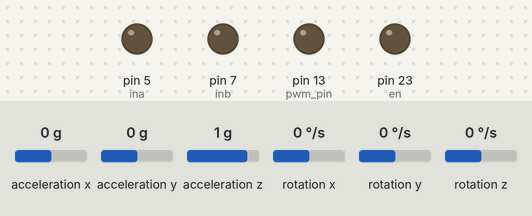
This sketch was run on a simulated Arduino Mega 2560, built with avr-gcc and run on an emulated ATmega2560. Shown: output pins drawn as LEDs (lit = HIGH). Inputs (shaded band) come from the test bench; at power-on: acceleration x 0 g, acceleration y 0 g, acceleration z 1 g, rotation x 0 °/s, rotation y 0 °/s, rotation z 0 °/s. What the sketch prints to the serial monitor is not drawn.

Above: at 0.1 s.
At 3.2 s:
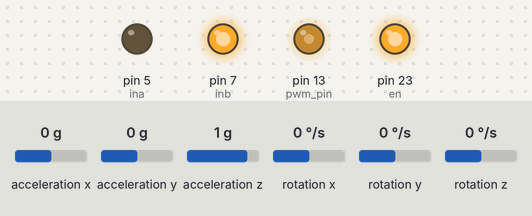
Timing chart, 0 to 4.7 s (numbered marks = the images above):
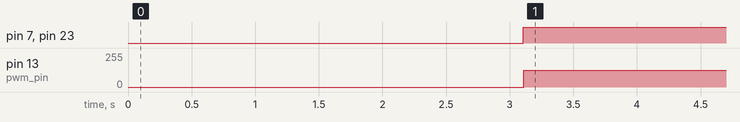

Measured:
- by itself, pin 7 (inb), pin 23 (en): LOW → HIGH at 3.1 s
- by itself, pin 13 (pwm_pin): 0/255 → 125/255 at 3.1 s

The sketch:

sketch_may09a.ino
```cpp
#include "MPU6050.h"                 // Подключение библиотеки MPU6050
#include "Wire.h"                    // Подключение библиотеки WireCdev
#include "GyverFilters.h"
#include <AutoPID.h>


//pid settings and gains
int OUTPUT_MIN= 0;
int OUTPUT_MAX = 255;
float KP = 0.1;
float KI = 0.0;
int KD = 0;

int en = 23;
int ina = 5;
int inb = 7;
int pwm_pin = 13;
int alphaX0 = 0;
int velocity = 0;
MPU6050 GY521;                       // Создаем объект, символизирующий модуль датчика
int16_t ax, ay, az;                  // Переменные для хранения значений акселерометра
int16_t gx, gy, gz;                  // Переменные для хранения значений гироскоп

// Рабочие переменные
int16_t f_ax;


GKalman testFilter(400, 40, 0.5);
void setup() {
  GY521.getMotion6(&ax, &ay, &az, &gx, &gy, &gz); // Чтение значений гироскопа и акселерометра

  // put your setup code here, to run once:
  pinMode(en, OUTPUT);
  pinMode(ina, OUTPUT);
  pinMode(inb, OUTPUT);
  pinMode(pwm_pin, OUTPUT);
  Wire.begin();                         // Инициализация Wire
  Serial.begin(9600);                  // Инициализация последовательного порта
  Serial.println("Initializing I2C devices..."); // Печать текста
  GY521.initialize();                   // Инициализация MPU
  delay(100);                           // Пауза
  delay(3000);
  alphaX0 = 0;
}
void limiter(int value, int min=-100, int max = 100){
  if (value < min){
    return min;
  }
  else if (value > max){
    return max;
  }
  else{
    return value;
  }
}
void moving(int v){
  if (v>0){

    digitalWrite(ina, 1);
    digitalWrite(inb, 0 );
  }
  else{

    digitalWrite(ina, 0);
    digitalWrite(inb, 1);
  }
  digitalWrite(en, 1);
  analogWrite(pwm_pin, map(v, -2000, 2000, 0, 250));
}
void my_pid(int16_t val, int16_t goal, float KP){
  return ((goal - val) * KP);

}
void loop() {

 GY521.getMotion6(&ax, &ay, &az, &gx, &gy, &gz); // Чтение значений гироскопа и акселерометра
 /*
  // вывод значений в монитор
  Serial.print("a/g:\t");

  //Serial.print(ay); Serial.print("\t");
  //Serial.print(az); Serial.print("\t");
  //Serial.print(gx); Serial.println("\t");
  //Serial.print(gy); Serial.print("\t");
  //Serial.println(gz);

  f_ax = testFilter.filtered((int)ax);
  //Serial.print(f_ax); Serial.println("\t");
  //Serial.print(ax); Serial.println("\t");
  delay(50);
  */
  AutoPID myPID(f_ax, alphaX0, velocity, -250, 250, KP, KI, KD);

  moving(velocity);


  Serial.print(velocity); Serial.println("\t");

  //moving(-200);
}
```
